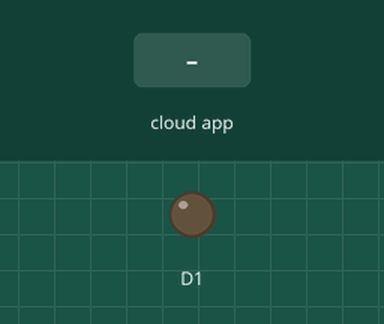
This sketch was run on a simulated ESP8266 (NodeMCU). Shown: output pins drawn as LEDs (lit = HIGH). The inputs (shaded band) are chosen by the test bench. WiFi joins after 1.5 s; servers stay silent unless stated; the Firebase database answers and starts empty; what the sketch prints to the serial monitor is not drawn.

Above: at 2.8 s.
2.9 s: the phone or cloud app sets LED to 1
At 3.8 s:
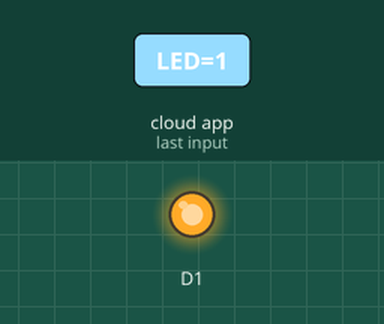
4.5 s: the phone or cloud app sets LED to 0
At 5.0 s:
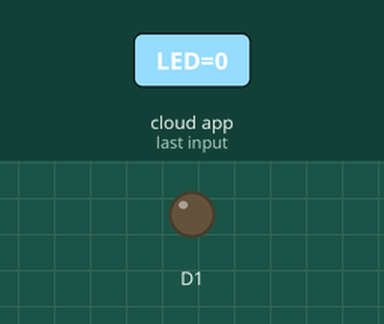
Timing chart, 0 to 7.5 s (numbered marks = the images above; inputs shaded):
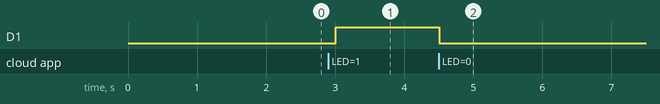

Measured:
- after the input at 2.9 s, D1: LOW → HIGH after 0.10 s
- after the input at 4.5 s, D1: HIGH → LOW at once

The sketch:

FirebaseIotAapp.ino
```cpp
// (licence header left out)
// FirebaseDemo_ESP8266 is a sample that demo the different functions
// of the FirebaseArduino API.

#include <ESP8266WiFi.h>
#include <FirebaseArduino.h>

// Set these to run example.
#define FIREBASE_HOST "meuprojetoincrivel.com"
#define FIREBASE_AUTH "token-secreto"
#define WIFI_SSID "uaifaidaminhacasa"
#define WIFI_PASSWORD "senhafacil"

void setup() {
  Serial.begin(9600);

  // connect to wifi.
    pinMode(D1, OUTPUT);

  WiFi.begin(WIFI_SSID, WIFI_PASSWORD);
  Serial.print("connecting");
  while (WiFi.status() != WL_CONNECTED) {
    Serial.print(".");
    delay(500);
  }
  Serial.println();
  Serial.print("connected: ");
  Serial.println(WiFi.localIP());

  Firebase.begin(FIREBASE_HOST, FIREBASE_AUTH);
Firebase.set("LED", "0");
}

String n;

void loop() {
  // set value
  n=Firebase.getString("LED");

  if (n=="1") {
      Serial.print("LED LIGADO!");
      digitalWrite(D1, HIGH);
      return;
      delay(10);
  }
  else{//outras palavas diferentes de "1".
     Serial.print("LED DESLIGADO!");
      digitalWrite(D1, LOW);
      return;

  }
}
```
